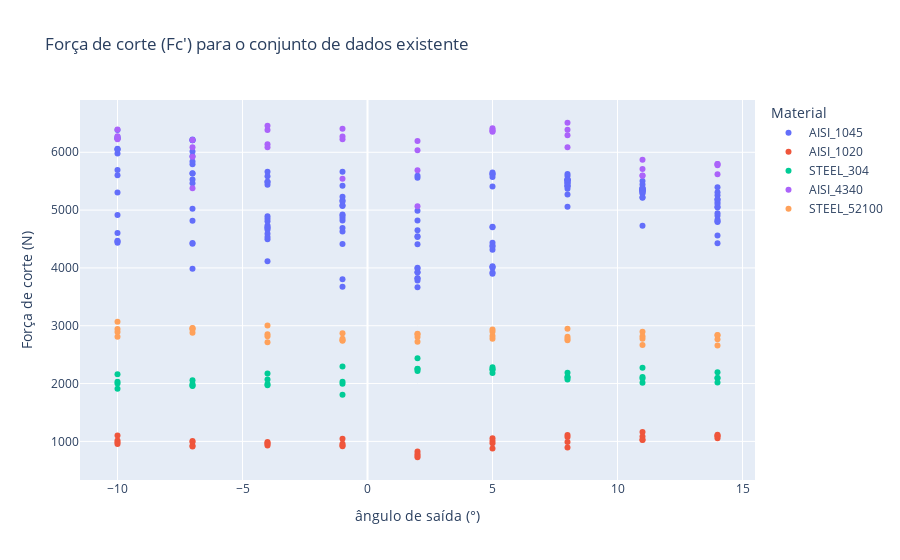

Notebook cell for this chart:
### Code cell
import plotly.express as px

fig = px.scatter(df_2, x="rake_angle", y="expected_cut_force", color='material',
                            labels={
                     "expected_cut_force": "Força de corte (N)",
                     "rake_angle": "ângulo de saída (°)",
                     "material": "Material"
                 },
                title="Força de corte (Fc') para o conjunto de dados existente")
fig.show()

### Figure 1 — Plotly figure (JSON) as saved in the notebook; plotly's stock layout.template omitted (floating-point values rounded to 4 significant figures; data arrays with more than 128 entries replaced by an {"elided": "..."} marker saying what was removed)
{"data": [{"hovertemplate": "Material=AISI_1045<br>ângulo de saída (°)=%{x}<br>Força de corte (N)=%{y}<extra></extra>", "legendgroup": "AISI_1045", "marker": {"color": "#636efa", "symbol": "circle"}, "mode": "markers", "name": "AISI_1045", "orientation": "v", "showlegend": true, "type": "scatter", "x": {"elided": "144 int values"}, "xaxis": "x", "y": {"elided": "144 float values"}, "yaxis": "y"}, {"hovertemplate": "Material=AISI_1020<br>ângulo de saída (°)=%{x}<br>Força de corte (N)=%{y}<extra></extra>", "legendgroup": "AISI_1020", "marker": {"color": "#EF553B", "symbol": "circle"}, "mode": "markers", "name": "AISI_1020", "orientation": "v", "showlegend": true, "type": "scatter", "x": [-10, -7, -4, -1, 2, 5, 8, 11, 14, -10, -7, -4, -1, 2, 5, 8, 11, 14, -10, -7, -4, -1, 2, 5, 8, 11, 14, -10, -7, -4, -1, 2, 5, 8, 11, 14], "xaxis": "x", "y": [1014.0, 912.0, 928.1, 915.6, 823.6, 875.4, 1112.0, 1085.0, 1056.0, 1103.0, 1005.0, 953.6, 959.7, 725.5, 966.1, 892.1, 1025.0, 1096.0, 954.8, 924.9, 991.2, 934.5, 783.0, 1006.0, 1075.0, 1164.0, 1090.0, 983.0, 991.3, 969.9, 1046.0, 751.8, 1055.0, 987.7, 1030.0, 1114.0], "yaxis": "y"}, {"hovertemplate": "Material=STEEL_304<br>ângulo de saída (°)=%{x}<br>Força de corte (N)=%{y}<extra></extra>", "legendgroup": "STEEL_304", "marker": {"color": "#00cc96", "symbol": "circle"}, "mode": "markers", "name": "STEEL_304", "orientation": "v", "showlegend": true, "type": "scatter", "x": [-10, -7, -4, -1, 2, 5, 8, 11, 14, -10, -7, -4, -1, 2, 5, 8, 11, 14, -10, -7, -4, -1, 2, 5, 8, 11, 14, -10, -7, -4, -1, 2, 5, 8, 11, 14], "xaxis": "x", "y": [2162.0, 2057.0, 2069.0, 1999.0, 2215.0, 2282.0, 2072.0, 2273.0, 2098.0, 2001.0, 1958.0, 1993.0, 2297.0, 2439.0, 2183.0, 2108.0, 2112.0, 2195.0, 1908.0, 1991.0, 1971.0, 2031.0, 2257.0, 2239.0, 2112.0, 2015.0, 2098.0, 2032.0, 1966.0, 2175.0, 1808.0, 2251.0, 2246.0, 2188.0, 2085.0, 2020.0], "yaxis": "y"}, {"hovertemplate": "Material=AISI_4340<br>ângulo de saída (°)=%{x}<br>Força de corte (N)=%{y}<extra></extra>", "legendgroup": "AISI_4340", "marker": {"color": "#ab63fa", "symbol": "circle"}, "mode": "markers", "name": "AISI_4340", "orientation": "v", "showlegend": true, "type": "scatter", "x": [-10, -7, -4, -1, 2, 5, 8, 11, 14, -10, -7, -4, -1, 2, 5, 8, 11, 14, -10, -7, -4, -1, 2, 5, 8, 11, 14, -10, -7, -4, -1, 2, 5, 8, 11, 14], "xaxis": "x", "y": [6233.0, 6088.0, 6138.0, 5540.0, 6033.0, 6366.0, 6294.0, 5595.0, 5796.0, 6396.0, 6211.0, 6085.0, 6409.0, 5688.0, 6387.0, 6390.0, 5869.0, 5619.0, 6224.0, 5378.0, 6385.0, 6227.0, 5067.0, 6417.0, 6086.0, 5597.0, 5776.0, 6277.0, 5922.0, 6457.0, 6273.0, 6196.0, 6354.0, 6511.0, 5709.0, 5798.0], "yaxis": "y"}, {"hovertemplate": "Material=STEEL_52100<br>ângulo de saída (°)=%{x}<br>Força de corte (N)=%{y}<extra></extra>", "legendgroup": "STEEL_52100", "marker": {"color": "#FFA15A", "symbol": "circle"}, "mode": "markers", "name": "STEEL_52100", "orientation": "v", "showlegend": true, "type": "scatter", "x": [-10, -7, -4, -1, 2, 5, 8, 11, 14, -10, -7, -4, -1, 2, 5, 8, 11, 14, -10, -7, -4, -1, 2, 5, 8, 11, 14, -10, -7, -4, -1, 2, 5, 8, 11, 14], "xaxis": "x", "y": [2942.0, 2962.0, 2818.0, 2738.0, 2861.0, 2821.0, 2748.0, 2894.0, 2657.0, 2893.0, 2933.0, 2714.0, 2748.0, 2724.0, 2775.0, 2774.0, 2666.0, 2837.0, 2809.0, 2959.0, 3003.0, 2774.0, 2805.0, 2896.0, 2810.0, 2817.0, 2766.0, 3069.0, 2878.0, 2852.0, 2871.0, 2853.0, 2934.0, 2947.0, 2775.0, 2841.0], "yaxis": "y"}], "layout": {"legend": {"title": {"text": "Material"}, "tracegroupgap": 0}, "title": {"text": "Força de corte (Fc') para o conjunto de dados existente"}, "xaxis": {"anchor": "y", "domain": [0, 1], "title": {"text": "ângulo de saída (°)"}}, "yaxis": {"anchor": "x", "domain": [0, 1], "title": {"text": "Força de corte (N)"}}}}
